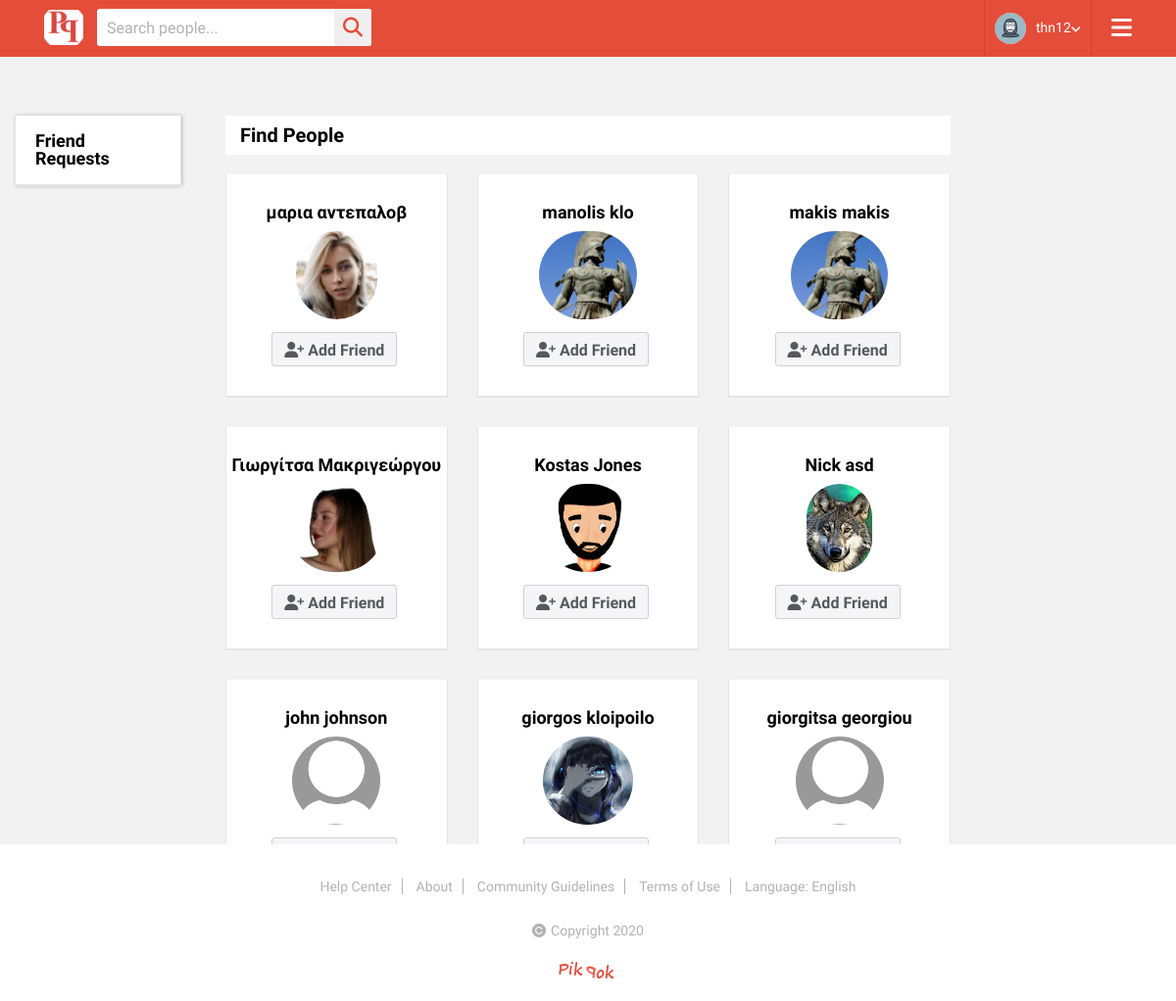
Page /people.php (signed in) on the committed database.
### tables this page shows
CREATE TABLE `members` (
  `username` varchar(100) NOT NULL,
  `password` mediumtext NOT NULL,
  `fname` varchar(100) NOT NULL,
  `lname` varchar(100) NOT NULL,
  `email` varchar(100) NOT NULL,
  `date_of_registration` date NOT NULL,
  `id` int(30) NOT NULL,
  `sex` tinyint(1) DEFAULT NULL,
  `date_of_birth` date DEFAULT NULL,
  `profile_pic` varchar(100) DEFAULT NULL,
  `picture_path` varchar(100) DEFAULT NULL,
  `bio` text DEFAULT NULL
);

### people.php (the view, shortened to what this page needs)
<?php
require('db/db.php');
mysqli_set_charset($con,"utf8");
if (!isset($_SESSION['username'])) {
	header('location:index.php');
}
else {
	$uname = $_SESSION['username'];
}
if (isset($_GET['search']) && !empty($_GET['search'])) {
	$search = $_GET['search'];
	$query = "SELECT *
				FROM members
				WHERE fname LIKE '%{$search}%'
				OR lname LIKE '%{$search}%'";
}
else {
	$query = "SELECT * FROM members WHERE username <> '$uname'";
}
$result = mysqli_query($con, $query);
?>
<!DOCTYPE html>
<html>
<head>
<link rel="stylesheet" type="text/css" href="css/animate.css">
<link rel="stylesheet" type="text/css" href="css/bootstrap.min.css">
<link rel="stylesheet" type="text/css" href="css/flatpickr.min.css">
<link rel="stylesheet" type="text/css" href="lib/slick/slick.css">
<link rel="stylesheet" type="text/css" href="lib/slick/slick-theme.css">
<link rel="stylesheet" type="text/css" href="css/style.css">
<link rel="stylesheet" type="text/css" href="css/responsive.css">
</head>
<body oncontextmenu="return false;">
	<div class="wrapper">
		<header>
			<div class="container">
				<div class="header-data">
					<div class="logo">
						<a href="index.php" title=""><img src="images/logo.png" alt=""></a>
					</div>
					<div class="search-bar">
						<form>
							<input type="text" name="search" id="search" placeholder="Search people...">
							<button type="submit"><i class="fa fa-search"></i></button>
						</form>
					</div>
					<div class="menu-btn">
						<a href="#" title=""><i class="fa fa-bars"></i></a>
					</div>
			<?php
				if(isset($_SESSION['username'])) {
				$uname = $_SESSION['username'];
				$query_picture = "SELECT picture_path, profile_pic FROM members WHERE username = '$uname'";
				$result_picture = mysqli_query($con, $query_picture);
				$row_picture = mysqli_fetch_array($result_picture);
				$picture_path = $row_picture['picture_path'];
				$picture_name = $row_picture['profile_pic'];
				echo "
					<div class='user-account'>
						<div class='user-info'>
							<img style=\"width:32px; height:32px;\" src=\"".$picture_path.$picture_name."\" alt=\"users photo\"/>
							<a href='profile3.php' title=''>";?>
							<?php if(isset($_SESSION['username']))  echo $_SESSION['username'];
							echo "</a>
							<i class='fa fa-angle-down'></i>
						</div>
						<div class='user-account-settingss'>
							<h3>Online Status</h3>
							<ul class='on-off-status'>
								<li>
									<div class='fgt-sec'>
										<input type='radio' name='cc' id='c5'>
										<label for='c5'>
											<span></span>
										</label>
										<small>Online</small>
									</div>
								</li>
								<li>
									<div class='fgt-sec'>
										<input type='radio' name='cc' id='c6'>
										<label for='c6'>
											<span></span>
										</label>
										<small>Offline</small>
									</div>
								</li>
							</ul>
							<h3>Custom Status</h3>
							<div class='search_form'>
								<form>
									<input type='text' name='search'>
									<button type='submit'>Ok</button>
								</form>
							</div>
							<h3>Setting</h3>
							<ul class='us-links'>
								<li><a href='profile3.php' title=''>My Profile</a></li>
								<li><a href='profile-account-setting.php' title=''>Account Setting</a></li>
								<li><a href='privacy_policy.php' title=''>Privacy</a></li>
								<li><a href='termsofuse.php' title=''>Terms & Conditions</a></li>
							</ul>
							<h3 class='tc'><a href='db/logout.php' title=''>Logout</a></h3>
						</div>
					</div>
					";
				}
					else
						echo "<div class='user-account'>
						<div class='user-info' style='margin-left:auto; margin-right:auto;'>
							<a href='signin.php' title=''> <i class='fa fa-sign-in fa-lg'></i> Sign In</a>
						</div>
					";
			?>
				</div>
			</div>
		</header>
		<section class="col-12 col-lg-2 col-md-12 col-sm-12 companies-info">
			<div class="container">
				<div class="companies-list">
					<div class="row">
						<div class="tab-pane ">
							<div class="acc-setting">
								<h3>Friend Requests</h3>
							</div>
						</div>
					</div>
				</div>
			</div>
		</section>
		<section class="col-12 col-lg-8 col-md-12 col-sm-12 companies-info">
			<div class="container">
				<div class="company-title">
					<h3>Find People</h3>
				</div>
				<div class="companies-list">
					<div class="row">
				<?php
				while ($row = mysqli_fetch_array($result)) {
					echo '
						<div class="col-lg-4 col-md-6 col-sm-6 col-12">
							<div>
							<form id="people-form" class="likes-comments-form company_profile_info" name="people-form" method="post" action="db/add_friend.php" >
								<div class="company-up-info">
									';
									echo '<a href="other_users_profile.php?photo_username='.$row['username'].'">';
									echo '<h3 class="">'.$row['fname'].' '.$row['lname'].'</h3>
									<img src="'.$row['picture_path'].$row['profile_pic'].'" alt="user photo" />
									<input type="hidden" name="id" id="id" value="'.$row['id'].'"/>
									</a>
									<ul class="pl-2">
										<li><button id="friend-request" onclick="sendRequest();" style="all:inherit;cursor:pointer"><a id="request-link" title="" class="add-friend-but"><i style="font-size:16px;top: 0;" class="fa fa-user-plus"></i> <span style="font-weight:600;">Add Friend</span></a></button></li>
									</ul>
								</div>
							</div>
							</form>
						</div>
						';
					}
						?>
					</div>
				</div>
				<div class='process-comm'>
				</div>
			</div>
		</section>
		<footer class="fixed-bottom">
			<div class="footy-sec mn no-margin">
				<div class="container">
					<ul>
						<li><a href="help_center.php" title="">Help Center</a></li>
						<li><a href="about.php" title="">About</a></li>
						<li><a href="community_guidelines.php" title="">Community Guidelines</a></li>
						<li><a href="termsofuse.php" title="">Terms of Use</a></li>
						<li><a href="#" title="">Language: English</a></li>
					</ul>
					<p><img src="images/copy-icon2.png" alt="">Copyright <script type="text/javascript">document.write(new Date().getFullYear());</script></p>
					<img class="fl-rgt" src="images/logo2.png" alt="">
				</div>
			</div>
		</footer>
	</div>
</body>
</html>

### css/responsive.css (style rules this page uses)
@media (max-width: 1200px) { .menu-btn { display: block; } }
@media (max-width: 1200px) { .footy-sec ul { width: 100%;text-align: center; } }
@media (max-width: 1200px) { .fl-rgt { float: none;margin-top: 0;padding-bottom: 20px;width: auto;padding-right: 0; } }
@media (max-width: 1200px) { .footy-sec.mn p { margin-top: 0;padding-bottom: 20px; } }
@media (max-width: 1200px) { .footy-sec.mn ul { padding: 30px 0 25px 0; } }
@media (max-width: 1200px) { .footy-sec p { width: 100%;text-align: center;margin-top: 15px; } }
@media (max-width: 1200px) { .footy-sec p img { float: none;top: 2px; } }
@media (max-width: 1200px) { .footy-sec { text-align: center; } }

### people.php (style rules this page uses)
.add-friend-but { border: 1px solid #CFCFD1; background-color: #F5F4F7; color: #55595E!important; }

### rows in the picture
members: picture_path+profile_pic (placeholder picture)
members: fname "μαρια", lname "αντεπαλοβ", picture_path+profile_pic (picture)
members: fname "manolis", lname "klo", picture_path+profile_pic (picture)
members: fname "makis", lname "makis", picture_path+profile_pic (picture)
members: fname "Γιωργίτσα", lname "Μακριγεώργου", picture_path+profile_pic (picture)
members: fname "Kostas", lname "Jones", picture_path+profile_pic (picture)
members: fname "Nick", lname "asd", picture_path+profile_pic (picture)
members: fname "john", lname "johnson", picture_path+profile_pic (placeholder picture)
members: fname "giorgos", lname "kloipoilo", picture_path+profile_pic (picture)
members: fname "giorgitsa", lname "georgiou", picture_path+profile_pic (placeholder picture)

### other values in the picture
$_SESSION['username'] "thn12"
